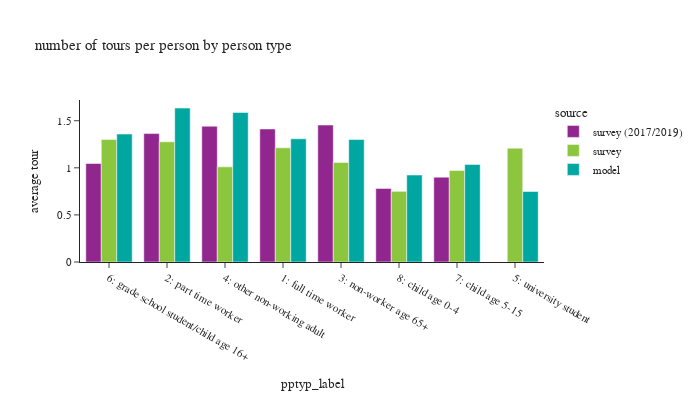

The code cell stored with this chart in its notebook:
### Code cell
# plot_segment(tour_group_var=['source','pptyp_label'],person_group_var=['source','pptyp_label'],
#              title_name="number of tours per person by person type")

df_plot = df_tour.groupby(['source', 'pptyp_label']).agg([
    pl.sum('toexpfac').alias('toexpfac_sum')
]).join(
    df_person.groupby(['source', 'pptyp_label']).agg([
        pl.sum('psexpfac').alias('psexpfac_sum')
    ]),
    on=['source', 'pptyp_label'],
    how='left'
).with_columns(
    (pl.col('toexpfac_sum') / pl.col('psexpfac_sum')).alias('average tour')
)

plot_segment(df_plot, tour_group_var=['source', 'pptyp_label'], person_group_var=['source', 'pptyp_label'],
             title_name="number of tours per person by person type")

### Figure 1 — Plotly figure (JSON) as saved in the notebook; plotly's stock layout.template omitted (floating-point values rounded to 4 significant figures)
{"data": [{"alignmentgroup": "True", "hovertemplate": "source=survey (2017/2019)<br>pptyp_label=%{x}<br>average tour=%{y}<extra></extra>", "legendgroup": "survey (2017/2019)", "marker": {"color": "#91268F", "pattern": {"shape": ""}}, "name": "survey (2017/2019)", "offsetgroup": "survey (2017/2019)", "orientation": "v", "showlegend": true, "textposition": "auto", "type": "bar", "x": ["6: grade school student/child age 16+", "2: part time worker", null, "4: other non-working adult", "1: full time worker", "3: non-worker age 65+", "8: child age 0-4", "7: child age 5-15"], "xaxis": "x", "y": [1.046, 1.364, null, 1.442, 1.412, 1.454, 0.7812, 0.9008], "yaxis": "y"}, {"alignmentgroup": "True", "hovertemplate": "source=survey<br>pptyp_label=%{x}<br>average tour=%{y}<extra></extra>", "legendgroup": "survey", "marker": {"color": "#8CC63E", "pattern": {"shape": ""}}, "name": "survey", "offsetgroup": "survey", "orientation": "v", "showlegend": true, "textposition": "auto", "type": "bar", "x": ["1: full time worker", "2: part time worker", "3: non-worker age 65+", "8: child age 0-4", "7: child age 5-15", null, "4: other non-working adult", "5: university student", "6: grade school student/child age 16+"], "xaxis": "x", "y": [1.212, 1.276, 1.057, 0.7499, 0.972, null, 1.01, 1.208, 1.301], "yaxis": "y"}, {"alignmentgroup": "True", "hovertemplate": "source=model<br>pptyp_label=%{x}<br>average tour=%{y}<extra></extra>", "legendgroup": "model", "marker": {"color": "#00A7A0", "pattern": {"shape": ""}}, "name": "model", "offsetgroup": "model", "orientation": "v", "showlegend": true, "textposition": "auto", "type": "bar", "x": ["8: child age 0-4", "3: non-worker age 65+", "1: full time worker", "2: part time worker", "4: other non-working adult", "6: grade school student/child age 16+", "5: university student", "7: child age 5-15"], "xaxis": "x", "y": [0.9237, 1.3, 1.308, 1.634, 1.588, 1.359, 0.7487, 1.036], "yaxis": "y"}], "layout": {"barmode": "group", "font": {"size": 11}, "height": 400, "legend": {"title": {"text": "source"}, "tracegroupgap": 0}, "title": {"text": "number of tours per person by person type"}, "width": 700, "xaxis": {"anchor": "y", "domain": [0.0, 1.0], "title": {"text": "pptyp_label"}}, "yaxis": {"anchor": "x", "domain": [0.0, 1.0], "tickformat": ".2", "title": {"text": "average tour"}}}}
